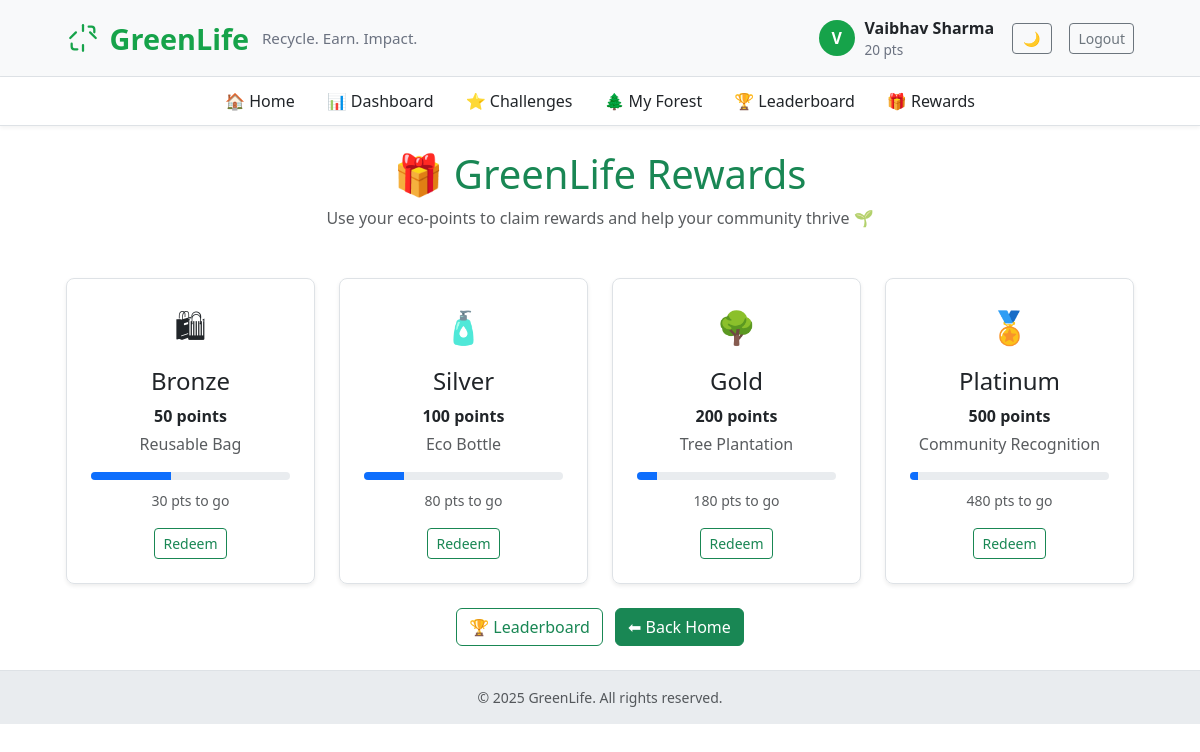
The app's page /rewards (signed in) with its own data.
### app.py (models this page shows, shortened)
class User(UserMixin, db.Model):
    id = db.Column(db.Integer, primary_key=True)
    name = db.Column(db.String(120), unique=True, nullable=False)
    email = db.Column(db.String(150), unique=True, nullable=True)
    phone = db.Column(db.String(20), nullable=True)
    password_hash = db.Column(db.String(200), nullable=True)
    points = db.Column(db.Integer, default=0)
    address = db.Column(db.String(300), nullable=True)
    tree_level = db.Column(db.Integer, default=0)

### app.py (the view)
@app.route("/rewards")
@login_required
def rewards():
    if not isinstance(current_user, User):
        flash("Rewards are for users only.")
        return redirect(url_for('index'))
    rewards_data = [
        {"tier": "Bronze", "points": 50, "reward": "Reusable Bag"},
        {"tier": "Silver", "points": 100, "reward": "Eco Bottle"},
        {"tier": "Gold", "points": 200, "reward": "Tree Plantation"},
        {"tier": "Platinum", "points": 500, "reward": "Community Recognition"}
    ]
    return render_template("rewards.html", rewards=rewards_data)

### app.py (called while the page is built)
@app.context_processor
def inject_now():
    return {'now': datetime.utcnow}

@login_manager.user_loader
def load_user(user_id):
    u = db.session.get(User, int(user_id))
    if u:
        return u
    return db.session.get(Rider, int(user_id))

### templates/rewards.html (shortened to what this page needs)
{% extends "base.html" %}
{% block content %}
<div class="text-center mb-5">
  <h1 class="display-6 text-success">🎁 GreenLife Rewards</h1>
  <p class="text-muted">Use your eco-points to claim rewards and help your community thrive 🌱</p>
</div>
<div class="row g-4">
  {% for reward in rewards %}
  <div class="col-md-6 col-lg-3">
    <div class="eco-card h-100 text-center p-4 border rounded-3 shadow-sm">
      <div class="reward-icon mb-3" style="font-size:32px;">
        {% if reward.tier == 'Bronze' %}🛍{% elif reward.tier == 'Silver' %}🧴{% elif reward.tier == 'Gold' %}🌳{% else %}🏅{% endif %}
      </div>
      <h4>{{ reward.tier }}</h4>
      <p class="fw-bold mb-1">{{ reward.points }} points</p>
      <p class="text-muted">{{ reward.reward }}</p>
      {% set user_pts = current_user.points or 0 %}
      <div class="progress mb-2" style="height:8px;">
        <div class="progress-bar" style="width:{{ (user_pts / reward.points * 100) | int }}%"></div>
      </div>
      <small class="text-muted">
        {% if user_pts >= reward.points %}✅ Eligible{% else %}{{ reward.points - user_pts }} pts to go{% endif %}
      </small>
      <div class="mt-3">
        <button class="btn btn-outline-success btn-sm" onclick="alert('Redeem coming soon!')">Redeem</button>
      </div>
    </div>
  </div>
  {% endfor %}
</div>
<div class="text-center mt-4">
  <a href="{{ url_for('leaderboard') }}" class="btn btn-outline-success">🏆 Leaderboard</a>
  <a href="{{ url_for('index') }}" class="btn btn-success ms-2">⬅ Back Home</a>
</div>
{% endblock %}

### templates/base.html (shortened to what this page needs)
<!doctype html>
<html lang="en">
<head>
  <link href="https://cdn.jsdelivr.net/npm/bootstrap@5.3.2/dist/css/bootstrap.min.css" rel="stylesheet">
</head>
<body>
  <header class="brand-bar">
    <div class="container-narrow d-flex justify-content-between align-items-center">
      <div class="d-flex align-items-center">
        <a href="{{ url_for('index') }}" class="brand-title text-decoration-none">
          <span>GreenLife</span>
          <small class="brand-sub d-none d-md-inline">Recycle. Earn. Impact.</small>
        </a>
      </div>
      <nav>
        {% if current_user.is_authenticated %}
        <div class="user-bubble">
          <div class="avatar">{{ current_user.name[0]|upper }}</div>
          <div class="d-none d-md-block">
            <div style="font-weight:700">{{ current_user.name }}</div>
            {% if current_user.points is defined %}
              <div style="font-size:.85rem; color:#6b7280">{{ current_user.points or 0 }} pts</div>
            {% else %}
              <div style="font-size:.85rem; color:#6b7280">Rider Account</div>
            {% endif %}
          </div>
          <button id="theme-toggle" class="btn btn-outline-secondary btn-sm ms-2" style="width: 40px;"></button>
          <a href="{{ url_for('logout') }}" class="btn btn-outline-secondary btn-sm ms-2">Logout</a>
        </div>
        {% else %}
        <div>
          <button id="theme-toggle" class="btn btn-outline-secondary btn-sm me-2" style="width: 40px;"></button>
          <a href="{{ url_for('login') }}" class="btn btn-primary btn-sm">Login</a>
          <a href="{{ url_for('signup') }}" class="btn btn-outline-success btn-sm ms-2">Sign up</a>
        </div>
        {% endif %}
      </nav>
    </div>
  </header>
  {% if current_user.is_authenticated and current_user.points is defined %}
  <nav class="sub-nav sticky-top">
    <div class="container-narrow d-flex justify-content-center">
      <ul class="nav">
        <li class="nav-item"><a class="nav-link" href="{{ url_for('index') }}">🏠 Home</a></li>
        <li class="nav-item"><a class="nav-link" href="{{ url_for('dashboard') }}">📊 Dashboard</a></li>
        <li class="nav-item"><a class="nav-link" href="{{ url_for('challenges') }}">⭐ Challenges</a></li>
        <li class="nav-item"><a class="nav-link" href="{{ url_for('forest') }}">🌲 My Forest</a></li>
        <li class="nav-item"><a class="nav-link" href="{{ url_for('leaderboard') }}">🏆 Leaderboard</a></li>
        <li class="nav-item"><a class="nav-link" href="{{ url_for('rewards') }}">🎁 Rewards</a></li>
      </ul>
    </div>
  </nav>
  {% endif %}
  <main class="py-4">
    <div class="container container-narrow">
      {% block content %}{% endblock %}
    </div>
  </main>
  <footer class="text-center py-3 small text-muted">
    © {{ now().year }} GreenLife. All rights reserved.
  </footer>
</body>
</html>

### templates/base.html (style rules this page uses)
:root { --eco-green: #16a34a; --eco-dark: #0f5132; --eco-light: #f0fdf4; }
body { background-color: var(--bs-body-bg); min-height: 100vh; font-family: 'Segoe UI', system-ui, sans-serif; }
.brand-bar { background-color: var(--bs-tertiary-bg); border-bottom: 1px solid var(--bs-border-color); padding: 16px 0; }
.brand-title { color: var(--eco-green); font-weight: 800; font-size: 1.8rem; display: inline-flex; align-items: center; gap: .6rem; }
.brand-sub { color: #6b7280; font-weight: 500; font-size: .95rem; margin-left: .2rem; }
.user-bubble { display: flex; align-items: center; gap: .6rem; }
.avatar { width: 36px; height: 36px; border-radius: 50%; background: var(--eco-green); color: white; display: inline-flex; align-items: center; justify-content: center; font-weight: 700; }
.container-narrow { max-width: 1100px; margin: 0 auto; padding: 0 1rem; }
footer { background-color: var(--bs-secondary-bg); border-top: 1px solid var(--bs-border-color); }
.sub-nav { background-color: var(--bs-body-bg); border-bottom: 1px solid var(--bs-border-color); box-shadow: 0 2px 4px rgba(0,0,0,0.05); }
.sub-nav .nav-link { color: var(--bs-body-color); font-weight: 500; padding: .75rem 1rem; }

### records on screen
User: name "V", name "Vaibhav Sharma", points "20"

### other values on screen
{{ reward.tier }} "Bronze" "Silver" "Gold" "Platinum"
{{ reward.points }} "50" "100" "200" "500"
{{ reward.reward }} "Reusable Bag" "Eco Bottle" "Tree Plantation" "Community Recognition"
{{ reward.points - user_pts }} "30" "80" "180" "480"
